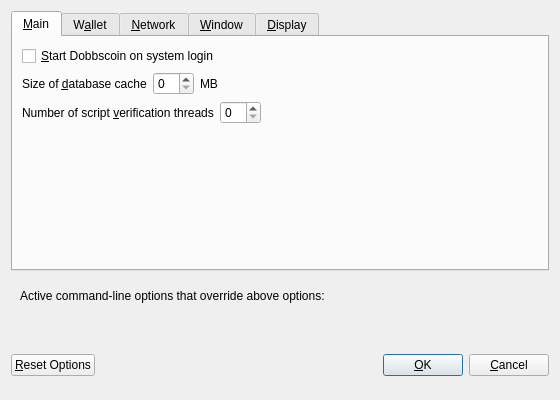
<?xml version="1.0" encoding="UTF-8"?>
<ui version="4.0">
 <class>OptionsDialog</class>
 <widget class="QDialog" name="OptionsDialog">
  <property name="geometry">
   <rect>
    <x>0</x>
    <y>0</y>
    <width>560</width>
    <height>400</height>
   </rect>
  </property>
  <property name="windowTitle">
   <string>Options</string>
  </property>
  <property name="modal">
   <bool>true</bool>
  </property>
  <layout class="QVBoxLayout" name="verticalLayout">
   <item>
    <widget class="QTabWidget" name="tabWidget">
     <property name="currentIndex">
      <number>0</number>
     </property>
     <widget class="QWidget" name="tabMain">
      <attribute name="title">
       <string>&amp;Main</string>
      </attribute>
      <layout class="QVBoxLayout" name="verticalLayout_Main">
       <item>
        <widget class="QCheckBox" name="dobbscoinAtStartup">
         <property name="toolTip">
          <string>Automatically start Dobbscoin after logging in to the system.</string>
         </property>
         <property name="text">
          <string>&amp;Start Dobbscoin on system login</string>
         </property>
        </widget>
       </item>
       <item>
        <layout class="QHBoxLayout" name="horizontalLayout_2_Main">
         <item>
          <widget class="QLabel" name="databaseCacheLabel">
           <property name="text">
            <string>Size of &amp;database cache</string>
           </property>
           <property name="textFormat">
            <enum>Qt::PlainText</enum>
           </property>
           <property name="buddy">
            <cstring>databaseCache</cstring>
           </property>
          </widget>
         </item>
         <item>
          <widget class="QSpinBox" name="databaseCache"/>
         </item>
         <item>
          <widget class="QLabel" name="databaseCacheUnitLabel">
           <property name="text">
            <string>MB</string>
           </property>
           <property name="textFormat">
            <enum>Qt::PlainText</enum>
           </property>
          </widget>
         </item>
         <item>
          <spacer name="horizontalSpacer_2_Main">
           <property name="orientation">
            <enum>Qt::Horizontal</enum>
           </property>
           <property name="sizeHint" stdset="0">
            <size>
             <width>40</width>
             <height>20</height>
            </size>
           </property>
          </spacer>
         </item>
        </layout>
       </item>
       <item>
        <layout class="QHBoxLayout" name="horizontalLayout_3_Main">
         <item>
          <widget class="QLabel" name="threadsScriptVerifLabel">
           <property name="text">
            <string>Number of script &amp;verification threads</string>
           </property>
           <property name="textFormat">
            <enum>Qt::PlainText</enum>
           </property>
           <property name="buddy">
            <cstring>threadsScriptVerif</cstring>
           </property>
          </widget>
         </item>
         <item>
          <widget class="QSpinBox" name="threadsScriptVerif">
           <property name="toolTip">
            <string>(0 = auto, &lt;0 = leave that many cores free)</string>
           </property>
          </widget>
         </item>
         <item>
          <spacer name="horizontalSpacer_3_Main">
           <property name="orientation">
            <enum>Qt::Horizontal</enum>
           </property>
           <property name="sizeHint" stdset="0">
            <size>
             <width>40</width>
             <height>20</height>
            </size>
           </property>
          </spacer>
         </item>
        </layout>
       </item>
       <item>
        <spacer name="verticalSpacer_Main">
         <property name="orientation">
          <enum>Qt::Vertical</enum>
         </property>
         <property name="sizeHint" stdset="0">
          <size>
           <width>20</width>
           <height>40</height>
          </size>
         </property>
        </spacer>
       </item>
      </layout>
     </widget>
     <widget class="QWidget" name="tabWallet">
      <attribute name="title">
       <string>W&amp;allet</string>
      </attribute>
      <layout class="QVBoxLayout" name="verticalLayout_Wallet">
       <item>
        <widget class="QGroupBox" name="groupBox">
         <property name="title">
          <string>Expert</string>
         </property>
         <layout class="QVBoxLayout" name="verticalLayout_2">
          <item>
           <widget class="QCheckBox" name="coinControlFeatures">
            <property name="toolTip">
             <string>Whether to show coin control features or not.</string>
            </property>
            <property name="text">
             <string>Enable coin &amp;control features</string>
            </property>
           </widget>
          </item>
          <item>
           <widget class="QCheckBox" name="spendZeroConfChange">
            <property name="toolTip">
             <string>If you disable the spending of unconfirmed change, the change from a transaction cannot be used until that transaction has at least one confirmation. This also affects how your balance is computed.</string>
            </property>
            <property name="text">
             <string>&amp;Spend unconfirmed change</string>
            </property>
           </widget>
          </item>
         </layout>
        </widget>
       </item>
       <item>
        <spacer name="verticalSpacer_Wallet">
         <property name="orientation">
          <enum>Qt::Vertical</enum>
         </property>
         <property name="sizeHint" stdset="0">
          <size>
           <width>20</width>
           <height>40</height>
          </size>
         </property>
        </spacer>
       </item>
      </layout>
     </widget>
     <widget class="QWidget" name="tabNetwork">
      <attribute name="title">
       <string>&amp;Network</string>
      </attribute>
      <layout class="QVBoxLayout" name="verticalLayout_Network">
       <item>
        <widget class="QCheckBox" name="mapPortUpnp">
         <property name="toolTip">
          <string>Automatically open the Dobbscoin client port on the router. This only works when your router supports UPnP and it is enabled.</string>
         </property>
         <property name="text">
          <string>Map port using &amp;UPnP</string>
         </property>
        </widget>
       </item>
       <item>
        <widget class="QCheckBox" name="allowIncoming">
         <property name="toolTip">
          <string>Accept connections from outside</string>
         </property>
         <property name="text">
          <string>Allow incoming connections</string>
         </property>
        </widget>
       </item>
       <item>
        <widget class="QCheckBox" name="connectSocks">
         <property name="toolTip">
          <string>Connect to the Dobbscoin network through a SOCKS5 proxy.</string>
         </property>
         <property name="text">
          <string>&amp;Connect through SOCKS5 proxy (default proxy):</string>
         </property>
        </widget>
       </item>
       <item>
        <layout class="QHBoxLayout" name="horizontalLayout_1_Network">
         <item>
          <widget class="QLabel" name="proxyIpLabel">
           <property name="text">
            <string>Proxy &amp;IP:</string>
           </property>
           <property name="textFormat">
            <enum>Qt::PlainText</enum>
           </property>
           <property name="buddy">
            <cstring>proxyIp</cstring>
           </property>
          </widget>
         </item>
         <item>
          <widget class="QValidatedLineEdit" name="proxyIp">
           <property name="minimumSize">
            <size>
             <width>140</width>
             <height>0</height>
            </size>
           </property>
           <property name="maximumSize">
            <size>
             <width>140</width>
             <height>16777215</height>
            </size>
           </property>
           <property name="toolTip">
            <string>IP address of the proxy (e.g. IPv4: 127.0.0.1 / IPv6: ::1)</string>
           </property>
          </widget>
         </item>
         <item>
          <widget class="QLabel" name="proxyPortLabel">
           <property name="text">
            <string>&amp;Port:</string>
           </property>
           <property name="textFormat">
            <enum>Qt::PlainText</enum>
           </property>
           <property name="buddy">
            <cstring>proxyPort</cstring>
           </property>
          </widget>
         </item>
         <item>
          <widget class="QLineEdit" name="proxyPort">
           <property name="minimumSize">
            <size>
             <width>55</width>
             <height>0</height>
            </size>
           </property>
           <property name="maximumSize">
            <size>
             <width>55</width>
             <height>16777215</height>
            </size>
           </property>
           <property name="toolTip">
            <string>Port of the proxy (e.g. 9050)</string>
           </property>
          </widget>
         </item>
         <item>
          <spacer name="horizontalSpacer_1_Network">
           <property name="orientation">
            <enum>Qt::Horizontal</enum>
           </property>
           <property name="sizeHint" stdset="0">
            <size>
             <width>40</width>
             <height>20</height>
            </size>
           </property>
          </spacer>
         </item>
        </layout>
       </item>
       <item>
        <spacer name="verticalSpacer_Network">
         <property name="orientation">
          <enum>Qt::Vertical</enum>
         </property>
         <property name="sizeHint" stdset="0">
          <size>
           <width>20</width>
           <height>40</height>
          </size>
         </property>
        </spacer>
       </item>
      </layout>
     </widget>
     <widget class="QWidget" name="tabWindow">
      <attribute name="title">
       <string>&amp;Window</string>
      </attribute>
      <layout class="QVBoxLayout" name="verticalLayout_Window">
       <item>
        <widget class="QCheckBox" name="minimizeToTray">
         <property name="toolTip">
          <string>Show only a tray icon after minimizing the window.</string>
         </property>
         <property name="text">
          <string>&amp;Minimize to the tray instead of the taskbar</string>
         </property>
        </widget>
       </item>
       <item>
        <widget class="QCheckBox" name="minimizeOnClose">
         <property name="toolTip">
          <string>Minimize instead of exit the application when the window is closed. When this option is enabled, the application will be closed only after selecting Quit in the menu.</string>
         </property>
         <property name="text">
          <string>M&amp;inimize on close</string>
         </property>
        </widget>
       </item>
       <item>
        <spacer name="verticalSpacer_Window">
         <property name="orientation">
          <enum>Qt::Vertical</enum>
         </property>
         <property name="sizeHint" stdset="0">
          <size>
           <width>20</width>
           <height>40</height>
          </size>
         </property>
        </spacer>
       </item>
      </layout>
     </widget>
     <widget class="QWidget" name="tabDisplay">
      <attribute name="title">
       <string>&amp;Display</string>
      </attribute>
      <layout class="QVBoxLayout" name="verticalLayout_Display">
       <item>
        <layout class="QHBoxLayout" name="horizontalLayout_1_Display">
         <item>
          <widget class="QLabel" name="langLabel">
           <property name="text">
            <string>User Interface &amp;language:</string>
           </property>
           <property name="textFormat">
            <enum>Qt::PlainText</enum>
           </property>
           <property name="buddy">
            <cstring>lang</cstring>
           </property>
          </widget>
         </item>
         <item>
          <widget class="QValueComboBox" name="lang">
           <property name="toolTip">
            <string>The user interface language can be set here. This setting will take effect after restarting Dobbscoin.</string>
           </property>
          </widget>
         </item>
        </layout>
       </item>
       <item>
        <layout class="QHBoxLayout" name="horizontalLayout_2_Display">
         <item>
          <widget class="QLabel" name="unitLabel">
           <property name="text">
            <string>&amp;Unit to show amounts in:</string>
           </property>
           <property name="textFormat">
            <enum>Qt::PlainText</enum>
           </property>
           <property name="buddy">
            <cstring>unit</cstring>
           </property>
          </widget>
         </item>
         <item>
          <widget class="QValueComboBox" name="unit">
           <property name="toolTip">
            <string>Choose the default subdivision unit to show in the interface and when sending coins.</string>
           </property>
          </widget>
         </item>
        </layout>
       </item>
       <item>
        <layout class="QHBoxLayout" name="horizontalLayout_3_Display">
         <item>
          <widget class="QLabel" name="thirdPartyTxUrlsLabel">
           <property name="toolTip">
            <string>Third party URLs (e.g. a block explorer) that appear in the transactions tab as context menu items. %s in the URL is replaced by transaction hash. Multiple URLs are separated by vertical bar |.</string>
           </property>
           <property name="text">
            <string>Third party transaction URLs</string>
           </property>
           <property name="buddy">
            <cstring>thirdPartyTxUrls</cstring>
           </property>
          </widget>
         </item>
         <item>
          <widget class="QLineEdit" name="thirdPartyTxUrls">
           <property name="toolTip">
            <string>Third party URLs (e.g. a block explorer) that appear in the transactions tab as context menu items. %s in the URL is replaced by transaction hash. Multiple URLs are separated by vertical bar |.</string>
           </property>
          </widget>
         </item>
        </layout>
       </item>
       <item>
        <spacer name="verticalSpacer_Display">
         <property name="orientation">
          <enum>Qt::Vertical</enum>
         </property>
         <property name="sizeHint" stdset="0">
          <size>
           <width>20</width>
           <height>40</height>
          </size>
         </property>
        </spacer>
       </item>
      </layout>
     </widget>
    </widget>
   </item>
   <item>
    <widget class="QFrame" name="frame">
     <layout class="QVBoxLayout" name="verticalLayout_Bottom">
      <item>
       <layout class="QHBoxLayout" name="horizontalLayout_Bottom">
        <item>
         <widget class="QLabel" name="overriddenByCommandLineInfoLabel">
          <property name="text">
           <string>Active command-line options that override above options:</string>
          </property>
          <property name="textFormat">
           <enum>Qt::PlainText</enum>
          </property>
         </widget>
        </item>
        <item>
         <spacer name="horizontalSpacer_Bottom">
          <property name="orientation">
           <enum>Qt::Horizontal</enum>
          </property>
          <property name="sizeHint" stdset="0">
           <size>
            <width>40</width>
            <height>20</height>
           </size>
          </property>
         </spacer>
        </item>
       </layout>
      </item>
      <item>
       <widget class="QLabel" name="overriddenByCommandLineLabel">
        <property name="text">
         <string/>
        </property>
        <property name="textFormat">
         <enum>Qt::PlainText</enum>
        </property>
        <property name="wordWrap">
         <bool>true</bool>
        </property>
       </widget>
      </item>
     </layout>
    </widget>
   </item>
   <item>
    <layout class="QHBoxLayout" name="horizontalLayout_Buttons">
     <item>
      <widget class="QPushButton" name="resetButton">
       <property name="toolTip">
        <string>Reset all client options to default.</string>
       </property>
       <property name="text">
        <string>&amp;Reset Options</string>
       </property>
       <property name="autoDefault">
        <bool>false</bool>
       </property>
      </widget>
     </item>
     <item>
      <spacer name="horizontalSpacer_1">
       <property name="orientation">
        <enum>Qt::Horizontal</enum>
       </property>
       <property name="sizeHint" stdset="0">
        <size>
         <width>40</width>
         <height>48</height>
        </size>
       </property>
      </spacer>
     </item>
     <item>
      <widget class="QLabel" name="statusLabel">
       <property name="minimumSize">
        <size>
         <width>200</width>
         <height>0</height>
        </size>
       </property>
       <property name="font">
        <font>
         <weight>75</weight>
         <bold>true</bold>
        </font>
       </property>
       <property name="text">
        <string/>
       </property>
       <property name="textFormat">
        <enum>Qt::PlainText</enum>
       </property>
       <property name="wordWrap">
        <bool>true</bool>
       </property>
      </widget>
     </item>
     <item>
      <spacer name="horizontalSpacer_2">
       <property name="orientation">
        <enum>Qt::Horizontal</enum>
       </property>
       <property name="sizeHint" stdset="0">
        <size>
         <width>40</width>
         <height>48</height>
        </size>
       </property>
      </spacer>
     </item>
     <item>
      <widget class="QPushButton" name="okButton">
       <property name="text">
        <string>&amp;OK</string>
       </property>
       <property name="autoDefault">
        <bool>false</bool>
       </property>
       <property name="default">
        <bool>true</bool>
       </property>
      </widget>
     </item>
     <item>
      <widget class="QPushButton" name="cancelButton">
       <property name="text">
        <string>&amp;Cancel</string>
       </property>
       <property name="autoDefault">
        <bool>false</bool>
       </property>
      </widget>
     </item>
    </layout>
   </item>
  </layout>
 </widget>
 <customwidgets>
  <customwidget>
   <class>QValidatedLineEdit</class>
   <extends>QLineEdit</extends>
   <header>qvalidatedlineedit.h</header>
  </customwidget>
  <customwidget>
   <class>QValueComboBox</class>
   <extends>QComboBox</extends>
   <header>qvaluecombobox.h</header>
  </customwidget>
 </customwidgets>
 <resources/>
 <connections/>
</ui>
